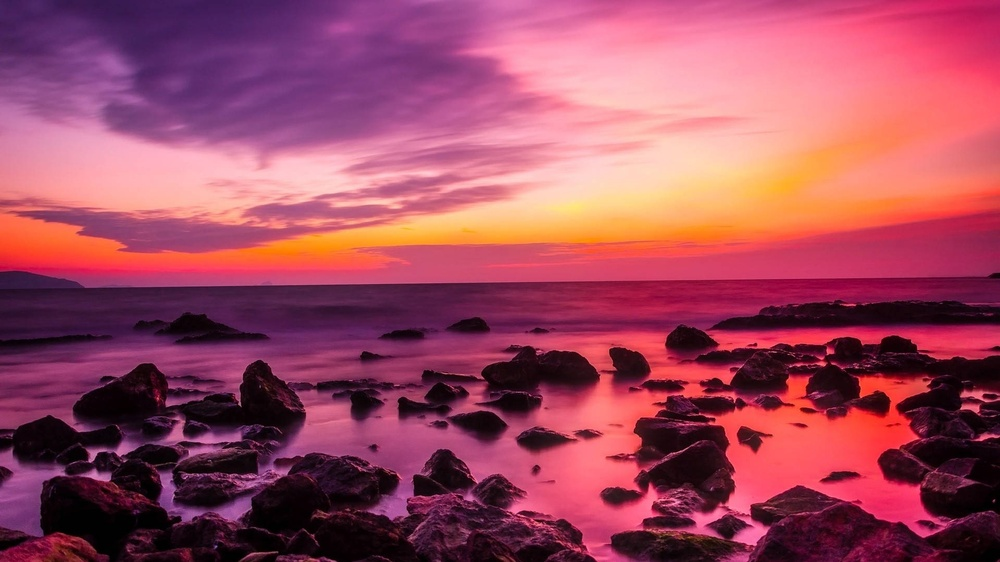
#> input picture sunset.jpg, 1000 x 562 px, shrunk from 1920 x 1080 before the run
$ jupyter execute 'RGB a CMY.ipynb'
#> lines starting #> are read from the running program, lines starting #| are printed output that depends on the picture
#> in cargar_imagen, img is the input picture: shape (562, 1000, 3); mean B, G, R 94.6, 72.4, 158.1
[cell 1]
"""
Conversión de espacio de color RGB a CMY
Autor: Natalia Rendón
Curso: Procesamiento de Imágenes
"""

[cell 2]
import cv2
import numpy as np
from matplotlib import pyplot as plt
import os

[cell 3]
def RGB2CMY(img):
    """
    Convierte una imagen de RGB a CMY (Cian, Magenta, Amarillo)

    Parámetros:
    -----------
    img : numpy.ndarray
        Imagen en formato RGB con valores de 0 a 255

    Retorna:
    --------
    numpy.ndarray
        Imagen en espacio CMY con valores normalizados (0 a 1)

    Ejemplo:
    --------
    >>> imagen_rgb = cv2.imread('foto.jpg')
    >>> imagen_rgb = cv2.cvtColor(imagen_rgb, cv2.COLOR_BGR2RGB)
    >>> imagen_cmy = RGB2CMY(imagen_rgb)
    """
    # Validar que la imagen no esté vacía
    if img is None:
        raise ValueError("No se pudo cargar la imagen")

    # Validar que tenga 3 canales (RGB)
    if len(img.shape) != 3 or img.shape[2] != 3:
        raise ValueError("La imagen debe tener 3 canales (RGB)")

    # Normalizar valores a rango [0,1]
    imagen_rgb_normalized = img.astype(np.float32) / 255.0

    # Calcular componentes CMY
    C = 1 - imagen_rgb_normalized[:, :, 0]
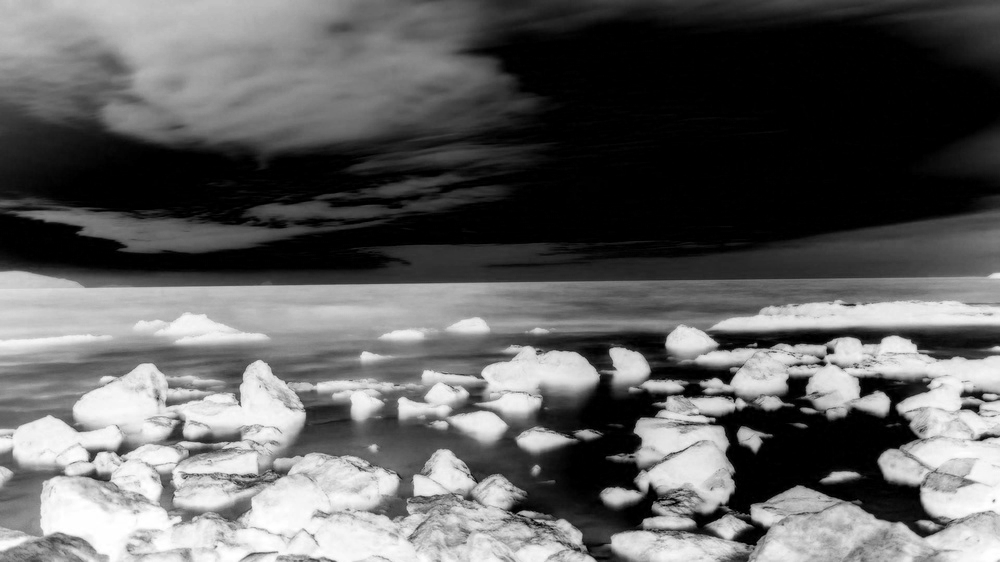
#> C: shape (562, 1000) float32; min 0, max 1, mean 0.38
    M = 1 - imagen_rgb_normalized[:, :, 1]
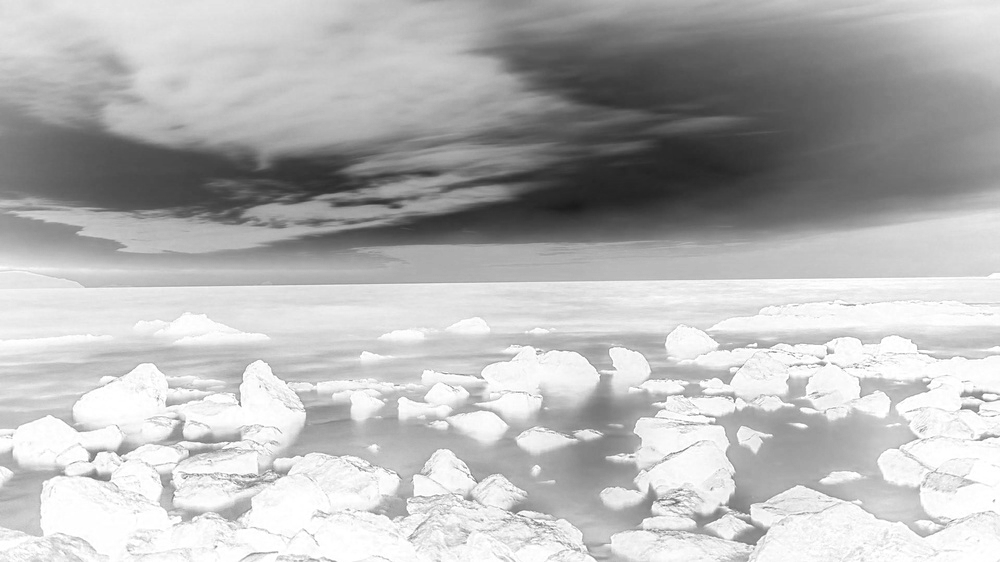
#> M: shape (562, 1000) float32; min 0.102, max 1, mean 0.716
    Y = 1 - imagen_rgb_normalized[:, :, 2]
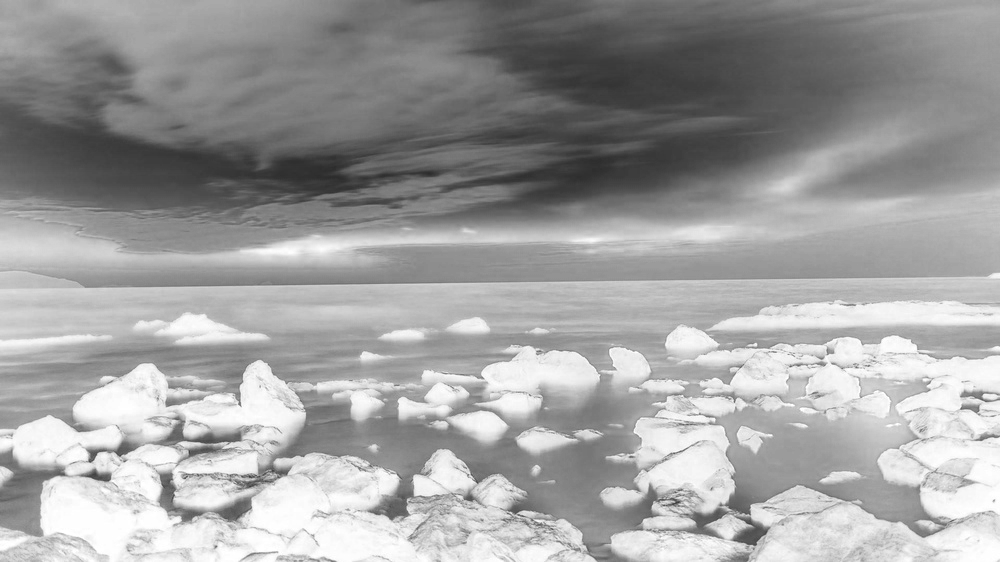
#> Y: shape (562, 1000) float32; min 0.173, max 1, mean 0.629

    # Combinar canales
    imagen_cmy = cv2.merge((C, M, Y))
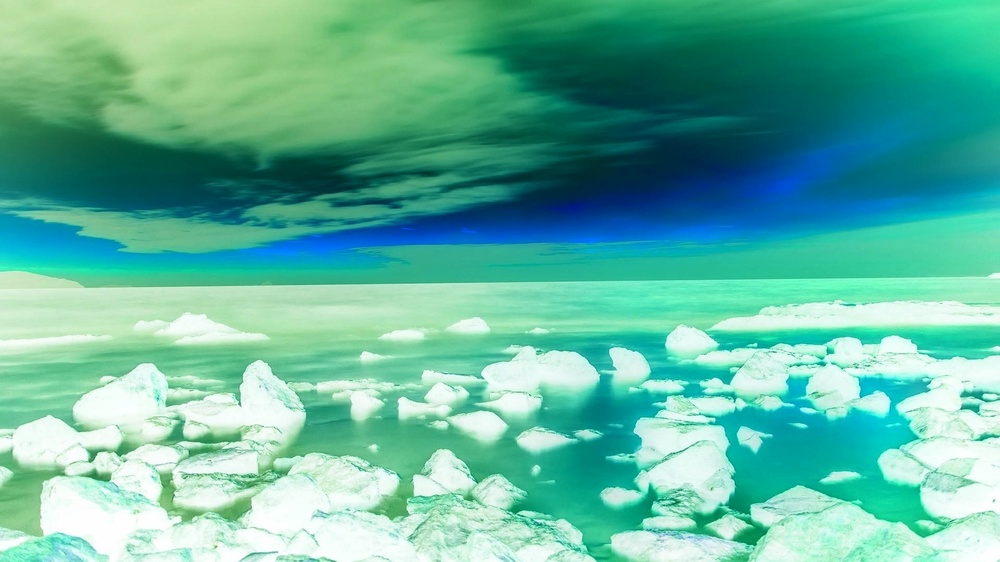
#> imagen_cmy: shape (562, 1000, 3) float32; mean R, G, B 0.38, 0.716, 0.628

    return imagen_cmy

def cargar_imagen(ruta_imagen):
    """
    Carga una imagen y la convierte de BGR a RGB

    Parámetros:
    -----------
    ruta_imagen : str
        Ruta del archivo de imagen

    Retorna:
    --------
    numpy.ndarray
        Imagen en formato RGB
    """
    # Verificar que el archivo existe
    if not os.path.exists(ruta_imagen):
        raise FileNotFoundError(f"No se encontró la imagen: {ruta_imagen}")

    # Cargar imagen
    img = cv2.imread(ruta_imagen)

    if img is None:
        raise ValueError(f"No se pudo leer la imagen: {ruta_imagen}")

    # Convertir BGR a RGB
    imagen_rgb = cv2.cvtColor(img, cv2.COLOR_BGR2RGB)

    return imagen_rgb

def visualizar_comparacion(imagen_rgb, imagen_cmy):
    """
    Muestra dos imágenes lado a lado para comparación

    Parámetros:
    -----------
    imagen_rgb : numpy.ndarray
        Imagen en RGB
    imagen_cmy : numpy.ndarray
        Imagen en CMY
    """
    plt.figure(figsize=(12, 5))

    plt.subplot(1, 2, 1)
    plt.imshow(imagen_rgb)
    plt.title('Imagen RGB')
    plt.axis('off')

    plt.subplot(1, 2, 2)
    plt.imshow(imagen_cmy)
    plt.title('Imagen CMY')
    plt.axis('off')

    plt.tight_layout()
    plt.show()
